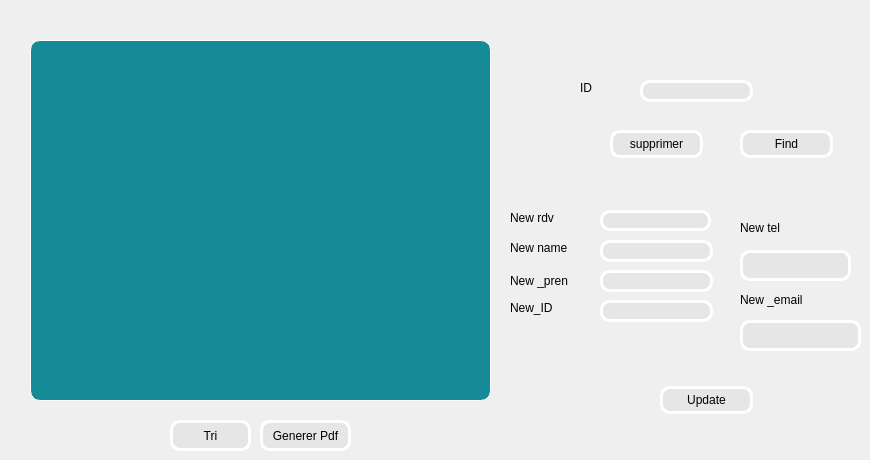
      <widget class="QWidget" name="tab_4">
       <attribute name="title">
        <string>AFFICHER</string>
       </attribute>
       <widget class="QTableView" name="tab_clients">
        <property name="geometry">
         <rect>
          <x>30</x>
          <y>40</y>
          <width>461</width>
          <height>361</height>
         </rect>
        </property>
        <property name="styleSheet">
         <string notr="true">background-color: rgb(21, 139, 151);
color: #b1b1b1;
color: rgb(0, 0, 0);


 

    border-width: 1px;

    border-color: #ffffff;

    border-style: solid;

    border-radius: 10;



    padding: 3px;

    font-size: 12px;

    padding-left: 5px;

    padding-right: 5px;</string>
        </property>
       </widget>
       <widget class="QLineEdit" name="le_id_supp_2">
        <property name="geometry">
         <rect>
          <x>640</x>
          <y>80</y>
          <width>113</width>
          <height>22</height>
         </rect>
        </property>
        <property name="styleSheet">
         <string notr="true">color: #b1b1b1;
color: rgb(0, 0, 0);
background-color: rgb(230, 230, 230);

 

    border-width: 3px;

    border-color: #ffffff;


    border-style: solid;

    border-radius: 10;



    padding: 3px;

    font-size: 12px;

    padding-left: 5px;

    padding-right: 5px;</string>
        </property>
       </widget>
       <widget class="QLabel" name="label_11">
        <property name="geometry">
         <rect>
          <x>580</x>
          <y>80</y>
          <width>56</width>
          <height>16</height>
         </rect>
        </property>
        <property name="text">
         <string>ID</string>
        </property>
       </widget>
       <widget class="QPushButton" name="pb_supprimer_client">
        <property name="geometry">
         <rect>
          <x>610</x>
          <y>130</y>
          <width>93</width>
          <height>28</height>
         </rect>
        </property>
        <property name="styleSheet">
         <string notr="true">color: #b1b1b1;
color: rgb(0, 0, 0);
background-color: rgb(230, 230, 230);

 

    border-width: 3px;

    border-color: #ffffff;


    border-style: solid;

    border-radius: 10;



    padding: 3px;

    font-size: 12px;

    padding-left: 5px;

    padding-right: 5px;</string>
        </property>
        <property name="text">
         <string>supprimer</string>
        </property>
       </widget>
       <widget class="QLineEdit" name="le_edit_name">
        <property name="geometry">
         <rect>
          <x>600</x>
          <y>240</y>
          <width>113</width>
          <height>22</height>
         </rect>
        </property>
        <property name="styleSheet">
         <string notr="true">color: #b1b1b1;
color: rgb(0, 0, 0);
background-color: rgb(230, 230, 230);

 

    border-width: 3px;

    border-color: #ffffff;


    border-style: solid;

    border-radius: 10;



    padding: 3px;

    font-size: 12px;

    padding-left: 5px;

    padding-right: 5px;</string>
        </property>
        <property name="text">
         <string/>
        </property>
       </widget>
       <widget class="QLineEdit" name="le__edit_idc">
        <property name="geometry">
         <rect>
          <x>600</x>
          <y>300</y>
          <width>113</width>
          <height>22</height>
         </rect>
        </property>
        <property name="styleSheet">
         <string notr="true">color: #b1b1b1;
color: rgb(0, 0, 0);
background-color: rgb(230, 230, 230);

 

    border-width: 3px;

    border-color: #ffffff;


    border-style: solid;

    border-radius: 10;



    padding: 3px;

    font-size: 12px;

    padding-left: 5px;

    padding-right: 5px;</string>
        </property>
       </widget>
       <widget class="QLabel" name="label_12">
        <property name="geometry">
         <rect>
          <x>510</x>
          <y>240</y>
          <width>81</width>
          <height>16</height>
         </rect>
        </property>
        <property name="text">
         <string>New name</string>
        </property>
       </widget>
       <widget class="QPushButton" name="pb_update">
        <property name="geometry">
         <rect>
          <x>660</x>
          <y>386</y>
          <width>93</width>
          <height>28</height>
         </rect>
        </property>
        <property name="styleSheet">
         <string notr="true">color: #b1b1b1;
color: rgb(0, 0, 0);
background-color: rgb(230, 230, 230);

 

    border-width: 3px;

    border-color: #ffffff;


    border-style: solid;

    border-radius: 10;



    padding: 3px;

    font-size: 12px;

    padding-left: 5px;

    padding-right: 5px;</string>
        </property>
        <property name="text">
         <string>Update</string>
        </property>
       </widget>
       <widget class="QLineEdit" name="le_edit_prenom">
        <property name="geometry">
         <rect>
          <x>600</x>
          <y>270</y>
          <width>113</width>
          <height>22</height>
         </rect>
        </property>
        <property name="styleSheet">
         <string notr="true">color: #b1b1b1;
color: rgb(0, 0, 0);
background-color: rgb(230, 230, 230);

 

    border-width: 3px;

    border-color: #ffffff;


    border-style: solid;

    border-radius: 10;



    padding: 3px;

    font-size: 12px;

    padding-left: 5px;

    padding-right: 5px;</string>
        </property>
       </widget>
       <widget class="QLabel" name="label_26">
        <property name="geometry">
         <rect>
          <x>510</x>
          <y>270</y>
          <width>81</width>
          <height>21</height>
         </rect>
        </property>
        <property name="text">
         <string>New _pren</string>
        </property>
       </widget>
       <widget class="QLabel" name="label_27">
        <property name="geometry">
         <rect>
          <x>510</x>
          <y>300</y>
          <width>71</width>
          <height>16</height>
         </rect>
        </property>
        <property name="text">
         <string>New_ID</string>
        </property>
       </widget>
       <widget class="QLineEdit" name="le_edit_tel">
        <property name="geometry">
         <rect>
          <x>740</x>
          <y>250</y>
          <width>111</width>
          <height>31</height>
         </rect>
        </property>
        <property name="styleSheet">
         <string notr="true">color: #b1b1b1;
color: rgb(0, 0, 0);
background-color: rgb(230, 230, 230);

 

    border-width: 3px;

    border-color: #ffffff;


    border-style: solid;

    border-radius: 10;



    padding: 3px;

    font-size: 12px;

    padding-left: 5px;

    padding-right: 5px;</string>
        </property>
        <property name="text">
         <string/>
        </property>
       </widget>
       <widget class="QLineEdit" name="le_edit_email">
        <property name="geometry">
         <rect>
          <x>740</x>
          <y>320</y>
          <width>121</width>
          <height>31</height>
         </rect>
        </property>
        <property name="styleSheet">
         <string notr="true">color: #b1b1b1;
color: rgb(0, 0, 0);
background-color: rgb(230, 230, 230);

 

    border-width: 3px;

    border-color: #ffffff;


    border-style: solid;

    border-radius: 10;



    padding: 3px;

    font-size: 12px;

    padding-left: 5px;

    padding-right: 5px;</string>
        </property>
       </widget>
       <widget class="QLabel" name="label_28">
        <property name="geometry">
         <rect>
          <x>740</x>
          <y>220</y>
          <width>56</width>
          <height>16</height>
         </rect>
        </property>
        <property name="text">
         <string>New tel</string>
        </property>
       </widget>
       <widget class="QLabel" name="label_29">
        <property name="geometry">
         <rect>
          <x>740</x>
          <y>290</y>
          <width>101</width>
          <height>20</height>
         </rect>
        </property>
        <property name="text">
         <string>New _email</string>
        </property>
       </widget>
       <widget class="QPushButton" name="pb_find">
        <property name="geometry">
         <rect>
          <x>740</x>
          <y>130</y>
          <width>93</width>
          <height>28</height>
         </rect>
        </property>
        <property name="styleSheet">
         <string notr="true">color: #b1b1b1;
color: rgb(0, 0, 0);
background-color: rgb(230, 230, 230);

 

    border-width: 3px;

    border-color: #ffffff;


    border-style: solid;

    border-radius: 10;



    padding: 3px;

    font-size: 12px;

    padding-left: 5px;

    padding-right: 5px;</string>
        </property>
        <property name="text">
         <string>Find</string>
        </property>
       </widget>
       <widget class="QPushButton" name="pb_tri_client">
        <property name="geometry">
         <rect>
          <x>170</x>
          <y>420</y>
          <width>81</width>
          <height>31</height>
         </rect>
        </property>
        <property name="styleSheet">
         <string notr="true">color: #b1b1b1;
color: rgb(0, 0, 0);
background-color: rgb(230, 230, 230);

 

    border-width: 3px;

    border-color: #ffffff;


    border-style: solid;

    border-radius: 10;



    padding: 3px;

    font-size: 12px;

    padding-left: 5px;

    padding-right: 5px;</string>
        </property>
        <property name="text">
         <string>Tri</string>
        </property>
       </widget>
       <widget class="QPushButton" name="pb_genererPdf">
        <property name="geometry">
         <rect>
          <x>260</x>
          <y>420</y>
          <width>91</width>
          <height>31</height>
         </rect>
        </property>
        <property name="styleSheet">
         <string notr="true">color: #b1b1b1;
color: rgb(0, 0, 0);
background-color: rgb(230, 230, 230);

 

    border-width: 3px;

    border-color: #ffffff;


    border-style: solid;

    border-radius: 10;



    padding: 3px;

    font-size: 12px;

    padding-left: 5px;

    padding-right: 5px;</string>
        </property>
        <property name="text">
         <string>Generer Pdf</string>
        </property>
       </widget>
       <widget class="QLineEdit" name="le_edit_rdv">
        <property name="geometry">
         <rect>
          <x>600</x>
          <y>210</y>
          <width>111</width>
          <height>21</height>
         </rect>
        </property>
        <property name="styleSheet">
         <string notr="true">color: #b1b1b1;
color: rgb(0, 0, 0);
background-color: rgb(230, 230, 230);

 

    border-width: 3px;

    border-color: #ffffff;


    border-style: solid;

    border-radius: 10;



    padding: 3px;

    font-size: 12px;

    padding-left: 5px;

    padding-right: 5px;</string>
        </property>
        <property name="text">
         <string/>
        </property>
       </widget>
       <widget class="QLabel" name="label_30">
        <property name="geometry">
         <rect>
          <x>510</x>
          <y>210</y>
          <width>71</width>
          <height>16</height>
         </rect>
        </property>
        <property name="text">
         <string>New rdv</string>
        </property>
       </widget>
      </widget>
